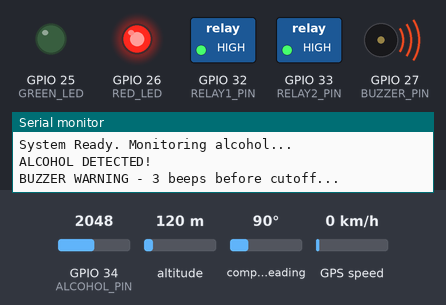
Recording of a sketch running on a simulated ESP32. Parts: switched loads named in the sketch (green lamp = pin HIGH), output pins drawn as LEDs (lit = HIGH), buzzer (waves = sounding, pin HIGH), the last lines printed to the serial monitor. Inputs (shaded band) come from the test bench; at power-on: GPIO 34 (ALCOHOL_PIN) = 2048, altitude 120 m, compass heading 90°, GPS speed 0 km/h. The GPS gets a fix after 3 s at 37.7749, -122.4194 with 8 satellites; the modem accepts every AT command (registered, SIM ready, sends succeed) and sends nothing else.

Above: at 9.1 s.
9.2 s: GPIO 34 (ALCOHOL_PIN) set to 544
At 9.8 s:
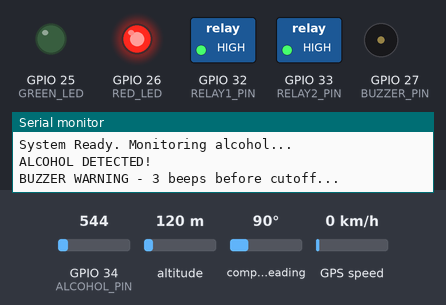
13.4 s: GPIO 34 (ALCOHOL_PIN) set to 450
At 14.7 s:
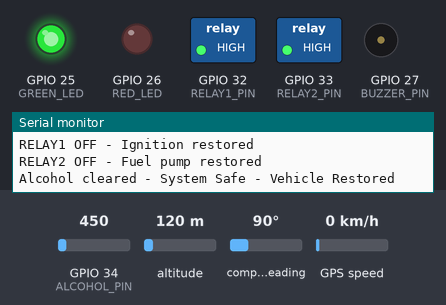
16.2 s: GPIO 34 (ALCOHOL_PIN) set to 540
At 19.5 s:
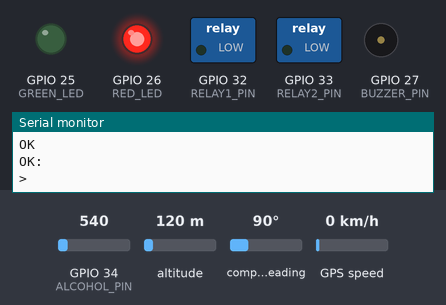
Timing chart, 0 to 26.2 s (numbered marks = the images above; inputs shaded):
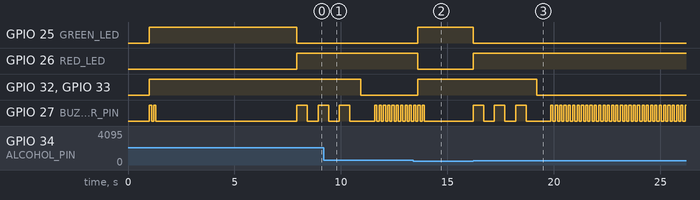

Measured:
- the behaviour switches between 500 and 499 on GPIO 34 (ALCOHOL_PIN) (found by bisection; images 1 and 2)
- after the input at 13.4 s, GPIO 25 (GREEN_LED), GPIO 32 (RELAY1_PIN), GPIO 33 (RELAY2_PIN): LOW → HIGH after 0.21 s; GPIO 26 (RED_LED): HIGH → LOW after 0.21 s; GPIO 27 (BUZZER_PIN): goes on until 13.9 s, then stays LOW
- after the input at 16.2 s, GPIO 25 (GREEN_LED): HIGH → LOW at once; GPIO 26 (RED_LED): LOW → HIGH at once; GPIO 32 (RELAY1_PIN), GPIO 33 (RELAY2_PIN): HIGH → LOW after 3.0 s; GPIO 27 (BUZZER_PIN): LOW → HIGH at once, → LOW 0.50 s later, → HIGH 0.50 s later, → LOW 0.50 s later, … (69 changes in this stretch)

The sketch:

smart_helmet.ino
```cpp
#include <HardwareSerial.h>
#include <TinyGPSPlus.h>

// ── SIM800L ───────────────────────────────────────────
HardwareSerial sim800(1);
#define SIM800_TX 12
#define SIM800_RX 13

// ── GPS (NEO-6M) ──────────────────────────────────────
HardwareSerial gpsSerial(2);
#define GPS_RX 16
#define GPS_TX 17

// ── ALCOHOL SENSOR (MQ-3) ─────────────────────────────
#define ALCOHOL_PIN       34
#define ALCOHOL_THRESHOLD 500

// ── LEDs ──────────────────────────────────────────────
#define GREEN_LED 25
#define RED_LED   26

// ── 2 CHANNEL RELAY (ACTIVE LOW) ─────────────────────
#define RELAY1_PIN 32
#define RELAY2_PIN 33
#define RELAY_ON   LOW
#define RELAY_OFF  HIGH

// ── BUZZER ────────────────────────────────────────────
#define BUZZER_PIN 27

TinyGPSPlus gps;
String phoneNumber = "+916381618970";
bool alcoholDetected = false;

// ─────────────────────────────────────────────────────
bool waitForResponse(String expected, int timeoutMs = 5000) {
  long start = millis();
  String response = "";
  while (millis() - start < timeoutMs) {
    while (sim800.available()) {
      response += (char)sim800.read();
    }
    if (response.indexOf(expected) != -1) {
      Serial.println("OK: " + response);
      return true;
    }
  }
  Serial.println("TIMEOUT. Got: " + response);
  return false;
}

// ─────────────────────────────────────────────────────
void sendSMS(String message) {
  Serial.println("\n--- Sending SMS ---");

  sim800.println("AT+CMGF=1");
  if (!waitForResponse("OK", 3000)) {
    Serial.println("CMGF failed"); return;
  }

  sim800.print("AT+CMGS=\"");
  sim800.print(phoneNumber);
  sim800.println("\"");
  if (!waitForResponse(">", 5000)) {
    Serial.println("No > prompt"); return;
  }

  sim800.print(message);
  delay(500);
  sim800.write(26); // CTRL+Z

  if (waitForResponse("+CMGS", 10000)) {
    Serial.println("SMS Sent!");
  } else {
    Serial.println("SMS Failed");
  }
}

// ─────────────────────────────────────────────────────
String getGoogleMapsLink(double lat, double lng) {
  return "https://maps.google.com/?q=" + String(lat, 6) + "," + String(lng, 6);
}

// ─────────────────────────────────────────────────────
void setLED(bool alert) {
  digitalWrite(GREEN_LED, alert ? LOW  : HIGH);
  digitalWrite(RED_LED,   alert ? HIGH : LOW);
}

// ─────────────────────────────────────────────────────
void setRelay(bool alert) {
  if (alert) {
    digitalWrite(RELAY1_PIN, RELAY_ON);
    digitalWrite(RELAY2_PIN, RELAY_ON);
    Serial.println("RELAY1 ON - Ignition cut");
    Serial.println("RELAY2 ON - Fuel pump cut");
  } else {
    digitalWrite(RELAY1_PIN, RELAY_OFF);
    digitalWrite(RELAY2_PIN, RELAY_OFF);
    Serial.println("RELAY1 OFF - Ignition restored");
    Serial.println("RELAY2 OFF - Fuel pump restored");
  }
}

// ─────────────────────────────────────────────────────
// Beeps N times with given on/off duration (ms)
void buzz(int times, int onMs, int offMs) {
  for (int i = 0; i < times; i++) {
    digitalWrite(BUZZER_PIN, HIGH);
    delay(onMs);
    digitalWrite(BUZZER_PIN, LOW);
    delay(offMs);
  }
}

// ─────────────────────────────────────────────────────
// 3 second warning beeps before relay cuts power
void buzzerWarning() {
  Serial.println("BUZZER WARNING - 3 beeps before cutoff...");
  buzz(3, 500, 500); // 3 beeps, 0.5s on, 0.5s off = 3 seconds total
}

// Continuous fast beep while alcohol is detected
void buzzerAlert() {
  buzz(1, 100, 100); // single short beep — called repeatedly in loop
}

// ─────────────────────────────────────────────────────
void triggerAlcoholAlert() {
  Serial.println("\nALCOHOL DETECTED!");

  // 1. Red ON, Green OFF
  setLED(true);

  // 2. Warning beeps BEFORE relay cuts power
  buzzerWarning();

  // 3. Trigger both relays AFTER warning
  setRelay(true);

  // 4. Wait up to 10s for GPS fix
  Serial.println("Getting GPS location...");
  long gpsWait = millis();
  while (!gps.location.isValid() && millis() - gpsWait < 10000) {
    while (gpsSerial.available() > 0) gps.encode(gpsSerial.read());
    delay(100);
  }

  // 5. Build SMS
  String sms = "";
  if (gps.location.isValid()) {
    double lat  = gps.location.lat();
    double lng  = gps.location.lng();
    String link = getGoogleMapsLink(lat, lng);

    sms  = "ALCOHOL ALERT!\n";
    sms += "Driver has consumed alcohol.\n";
    sms += "Vehicle has been stopped.\n\n";
    sms += "Last Location:\n";
    sms += "Lat: " + String(lat, 6) + "\n";
    sms += "Lng: " + String(lng, 6) + "\n";
    sms += link;

    Serial.println("Location: " + link);

  } else {
    sms  = "ALCOHOL ALERT!\n";
    sms += "Driver has consumed alcohol.\n";
    sms += "Vehicle has been stopped.\n\n";
    sms += "GPS location unavailable.";
    Serial.println("No GPS fix. Sending without location.");
  }

  // 6. Send SMS
  sendSMS(sms);
}

// ─────────────────────────────────────────────────────
void setup() {
  Serial.begin(115200);
  delay(1000);

  // ── LED Init ──────────────────────────────────────
  pinMode(GREEN_LED, OUTPUT);
  pinMode(RED_LED,   OUTPUT);
  setLED(false);
  Serial.println("GREEN ON - System Safe");

  // ── Relay Init ────────────────────────────────────
  pinMode(RELAY1_PIN, OUTPUT);
  pinMode(RELAY2_PIN, OUTPUT);
  setRelay(false);
  Serial.println("RELAYS OFF - Vehicle Running");

  // ── Buzzer Init ───────────────────────────────────
  pinMode(BUZZER_PIN, OUTPUT);
  digitalWrite(BUZZER_PIN, LOW);
  buzz(2, 100, 100); // 2 quick beeps = system ready
  Serial.println("BUZZER Ready");

  // ── SIM800L Init ──────────────────────────────────
  sim800.begin(9600, SERIAL_8N1, SIM800_RX, SIM800_TX);
  delay(5000);
  Serial.println("SIM800L Ready");
  sim800.println("AT");        delay(500);
  sim800.println("ATE0");      delay(500);
  sim800.println("AT+CMGF=1"); delay(500);

  // ── GPS Init ──────────────────────────────────────
  gpsSerial.begin(9600, SERIAL_8N1, GPS_RX, GPS_TX);
  Serial.println("GPS Started...");

  Serial.println("\nSystem Ready. Monitoring alcohol...\n");
}

// ─────────────────────────────────────────────────────
void loop() {

  // ── Feed GPS ──────────────────────────────────────
  while (gpsSerial.available() > 0) {
    gps.encode(gpsSerial.read());
  }

  // ── Read Alcohol Sensor ────────────────────────────
  int alcoholLevel = analogRead(ALCOHOL_PIN);

  // ── Alcohol Detected ──────────────────────────────
  if (alcoholLevel > ALCOHOL_THRESHOLD && !alcoholDetected) {
    alcoholDetected = true;
    triggerAlcoholAlert();
  }

  // ── Keep buzzing while alcohol still present ──────
  if (alcoholDetected) {
    buzzerAlert();
  }

  // ── Alcohol Cleared ────────────────────────────────
  if (alcoholLevel < ALCOHOL_THRESHOLD && alcoholDetected) {
    alcoholDetected = false;
    setLED(false);
    setRelay(false);
    digitalWrite(BUZZER_PIN, LOW);  // Buzzer OFF
    buzz(2, 100, 100);              // 2 beeps = system cleared
    Serial.println("Alcohol cleared - System Safe - Vehicle Restored");
  }

  // ── Serial Status every 3s ────────────────────────
  static unsigned long lastPrint = 0;
  if (millis() - lastPrint > 3000) {
    lastPrint = millis();
    Serial.print("Alcohol: ");  Serial.print(alcoholLevel);
    Serial.print(" | Sats: ");  Serial.print(gps.satellites.value());
    Serial.print(" | GPS: ");   Serial.print(gps.location.isValid() ? "Fix OK" : "Waiting...");
    Serial.print(" | Relay: "); Serial.print(alcoholDetected ? "ON" : "OFF");
    Serial.print(" | Status: ");Serial.println(alcoholDetected ? "ALERT" : "SAFE");
  }
}
```
